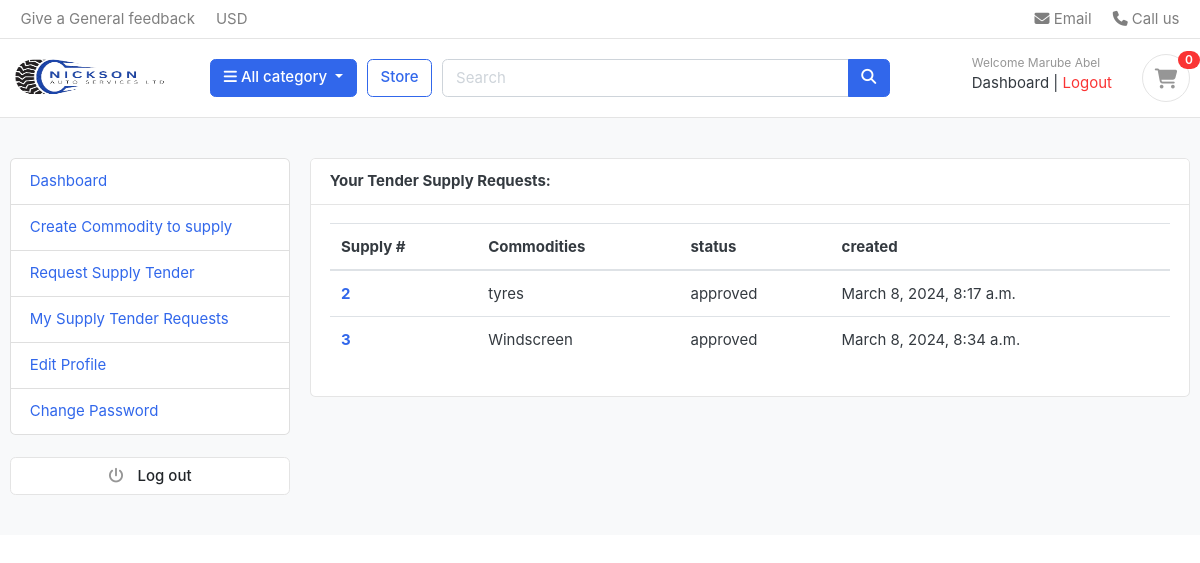
/supplier/approved_supply_requests/ (signed in), run on the app's committed database.
### accounts/models.py (models this page shows, shortened)
class Account(AbstractUser):
    STATUS_CHOICES = [
        ('pending', 'Pending'),
        ('accepted', 'Accepted'),
        ('rejected', 'Rejected'),
    ]
    first_name = models.CharField(max_length=255)
    last_name = models.CharField(max_length=255)
    username = models.CharField(max_length=255, unique=True) # unique=True means that no two users can have the same username
    email = models.EmailField(unique=True) # unique=True means that no two users can have the same email address
    phone_number = models.CharField(max_length=15)
    address = models.CharField(max_length=255, blank=True)
    city = models.CharField(max_length=255, blank=True)
    county = models.CharField(max_length=255, blank=True)
    status = models.CharField(max_length=10, choices=STATUS_CHOICES, default='pending')
    is_vendor = models.BooleanField(default=False)
    USERNAME_FIELD = 'email' # username field
    REQUIRED_FIELDS = ['username', 'first_name', 'last_name'] # required when user is created
    class Meta:
        verbose_name = 'client'
        verbose_name_plural = 'clients'

### supplier/models.py (models this page shows, shortened)
class SupplyRequest(models.Model):
    STATUS_CHOICES = [
        ('pending', 'Pending'),
        ('approved', 'Approved'),
        ('rejected', 'Rejected')
    ]
    supplier = models.ForeignKey(Account, on_delete=models.CASCADE)
    commodities = models.ManyToManyField(Commodity)
    status = models.CharField(max_length=255, choices=STATUS_CHOICES, default='pending')
    created = models.DateTimeField(auto_now_add=True)
    updated = models.DateTimeField(auto_now=True)
    class Meta:
        verbose_name = 'Supply Request'
        verbose_name_plural = 'Supply Requests'

class Commodity(models.Model):
    name = models.CharField(max_length=255)
    available_amount = models.PositiveIntegerField()
    price = models.DecimalField(max_digits=10, decimal_places=2, help_text='Price per each commodity')
    created = models.DateTimeField(auto_now_add=True)
    updated = models.DateTimeField(auto_now=True)
    class Meta:
        verbose_name_plural = 'Commodities'

### supplier/views.py (the view)
# urls.py: path('approved_supply_requests/', views.approved_supply_requests, name='approved_supply_requests'),
@login_required
def approved_supply_requests(request):
    supply_requests = SupplyRequest.objects.filter(supplier=request.user, status='approved')
    context = {
        'supply_requests': supply_requests
    }
    return render(request, 'supplier/approved_supply_requests.html', context)

### feedback/forms.py
class FeedbackForm(forms.ModelForm):
    class Meta:
        model = Feedback
        exclude = ('user',)
    def __init__(self, *args, **kwargs):
        super(FeedbackForm, self).__init__(*args, **kwargs)
        self.fields['message'].widget.attrs['placeholder'] = 'Enter You feedback here'
        for field in self.fields:
            self.fields[field].widget.attrs['class'] = 'form-control'

### carts/context_processors.py (called while the page is built)
def counter(request):
    item_count = 0
    if 'admin' in request.path:
        return {}
    else:
        try:
            cart = Cart.objects.filter(cart_id=_cart_id(request)) # get the cart using the cart_id present in the session
            if request.user.is_authenticated:
                cart_items = CartItem.objects.all().filter(user=request.user)
            else:
                cart_items = CartItem.objects.all().filter(cart=cart[:1]) # get all the cart items using the cart
            for cart_item in cart_items:
                item_count += cart_item.quantity
        except Cart.DoesNotExist:
            item_count = 0
    return dict(item_count=item_count)

### carts/views.py (called while the page is built)
def _cart_id(request):
    cart = request.session.session_key
    if not cart:
        cart = request.session.create()
    return cart

### category/context_processors.py (called while the page is built)
def menu_links(request):
    links = Category.objects.all()
    return dict(links=links)

### feedback/context_processors.py (called while the page is built)
def feedback_form(request):
    feedback_form = None
    if request.user.is_authenticated:
        feedback_form = FeedbackForm()
    elif getattr(settings, 'ALLOW_ANONYMOUS_FEEDBACK', True):
        feedback_form = AnonymousFeedbackForm()
    return {'feedback_form': feedback_form}

### templates/supplier/approved_supply_requests.html (shortened to what this page needs)
{% extends 'base.html' %}
{% load static %}
{% block content %}
<section class="section-conten padding-y bg">
  <div class="container">
    <div class="row">
      {% include 'includes/supplier_sidebar.html' %}
      <main class="col-md-9">
        <article class="card">
          <header class="card-header">
            <strong class="d-inline-block mr-3">Your Tender Supply Requests:</strong>
          </header>
          <div class="card-body">
            <div class="row">
              <div class="col-md-12">
                <table class="table table-hover">
                    <thead>
                      <tr>
                        <th scope="col">Supply #</th>
                        <th scope="col">Commodities</th>
                        <th scope="col">status</th>
                        <th scope="col">created</th>
                      </tr>
                    </thead>
                    <tbody>
                        {% for supply in supply_requests %}
                      <tr>
                        <th scope="row"> <a href="{% url 'request_detail' supply.id %}"> {{supply.id}} </a></th>
                        <td>
                            {% for commodity in supply.commodities.all %}
                            {{ commodity.name }}{% if not forloop.last %}, {% endif %}
                          {% endfor %}
                        </td>
                        <td> {{supply.status}} </td>
                        <td> {{supply.created}} </td>
                      </tr>
                      {% endfor %}
                    </tbody>
                  </table>
              </div>
            </div>
          </div>
        </article>
      </main>
    </div>
  </div>
</section>
{% endblock %}

### templates/includes/navbar.html (shortened to what this page needs)
{% load static %}
<header class="section-header">
  <nav class="navbar p-md-0 navbar-expand-sm navbar-light border-bottom">
    <div class="container">
      <div class="collapse navbar-collapse" id="navbarTop4">
        <ul class="navbar-nav mr-auto">
          <li class="nav-item dropdown">
            <a href="{% url 'feedback' %}" class="nav-link">Give a General feedback </a>
          </li>
          <li class="nav-item dropdown">
            <a href="#" class="nav-link"> USD </a>
          </li>
        </ul>
        <ul class="navbar-nav">
          <li>
            <a href="#" class="nav-link">
              <i class="fa fa-envelope"></i> Email
            </a>
          </li>
          <li>
            <a href="#" class="nav-link">
              <i class="fa fa-phone"></i> Call us
            </a>
          </li>
        </ul>
      </div>
    </div>
  </nav>
  <section class="header-main border-bottom">
    <div class="container">
        <div class="row align-items-center">
            <div class="col-lg-2 col-md-3 col-6">
                <a href="{% url 'home' %}" class="brand-wrap">
                    <img class="logo" src="{% static 'images/logo1.png' %}" style="width: 160px;" alt="Logo"/>
                </a>
            </div>
            <div class="col-lg col-sm col-md col-6 flex-grow-0">
                <div class="category-wrap dropdown d-inline-block float-right">
                    <button type="button" class="btn btn-primary dropdown-toggle" data-toggle="dropdown">
                        <i class="fa fa-bars"></i> All category
                    </button>
                </div>
            </div>
            <a href="{% url 'store' %}" class="btn btn-outline-primary">Store</a>
            <div class="col-lg col-md-6 col-sm-12 col">
                <form action="{% url 'search' %}" class="search" method="GET">
                    <div class="input-group w-100">
                        <input type="text" class="form-control" style="width: 60%" placeholder="Search" name="keyword"/>
                        <div class="input-group-append">
                            <button class="btn btn-primary" type="submit">
                                <i class="fa fa-search"></i>
                            </button>
                        </div>
                    </div>
                </form>
            </div>
            <div class="col-lg-3 col-sm-6 col-8 order-2 order-lg-3">
                <div class="d-flex justify-content-end mb-3 mb-lg-0">
                    <div class="widget-header">
                        <div>
                            {% if request.user.is_authenticated %}
                                <small class="title text-muted">Welcome {{ user.first_name }} {{ user.last_name }}</small>
                                {% if request.user.is_vendor == True %}
                                    <a href="{% url 'supplier_dashboard' %}">Dashboard</a>
                                {% else %}
                                    <a href="{% url 'dashboard' %}">Dashboard</a>
                                {% endif %}
                                <span class="dark-transp"> | </span>
                                <a class="text-danger" type="button" href="{% url 'logout' %}">Logout</a>
                            {% else %}
                                <small class="title text-muted">Welcome Guest</small>
                                <a href="{% url 'login' %}">Sign in</a>
                                <span class="dark-transp"> | </span>
                                <a href="{% url 'register' %}">Register</a>
                            {% endif %}
                        </div>
                    </div>
                    <a href="{% url 'cart' %}" class="widget-header pl-3 ml-3">
                        <div class="icon icon-sm rounded-circle border">
                            <i class="fa fa-shopping-cart"></i>
                        </div>
                        <span class="badge badge-pill badge-danger notify">
                            {{ item_count }}
                        </span>
                    </a>
                </div>
            </div>
        </div>
    </div>
</section>
</header>

### static/css/ui.css (style rules this page uses)
html { font-family: "Inter", sans-serif; font-size: 15px; }
.icon-xs, .icon-sm, .icon-md, .icon-lg { display: inline-block; text-align: center; flex-shrink: 0; flex-grow: 0; }
.icon-sm { width: 48px; height: 48px; line-height: 48px !important; font-size: 20px; }
.padding-y { padding-top: 40px; padding-bottom: 40px; }
article:after, .form-group:after { display: block; clear: both; content: ""; }
.bg { background-color: #f8f9fa; }
.header-main { position: relative; padding-top: 1rem; padding-bottom: 1rem; }
.brand-wrap .logo, .navbar-brand .logo { margin-right: 7px; max-height: 42px; display: inline-block; }
.widget-header { display: inline-block; vertical-align: middle; position: relative; }
.widget-header a { color: #343a40; }
.widget-header i { color: #969696; }
.widget-header .title { display: block; }
.widget-header .notify { position: absolute; top: -3px; right: -10px; }
.notify { position: absolute; top: -4px; right: -10px; display: inline-block; padding: 0.25em 0.6em; font-size: 12px; line-height: 1; text-align: center; border-radius: 3rem; color: #fff; background-color: #fa3434; }

### data on the page
Account: first_name "Marube", last_name "Abel"
SupplyRequest: id "2", status "approved", created "March 8, 2024, 8:17 a.m."
Commodity: name "tyres"
SupplyRequest: id "3", status "approved", created "March 8, 2024, 8:34 a.m."
Commodity: name "Windscreen"

### other printed values
{{ item_count }} "0"
